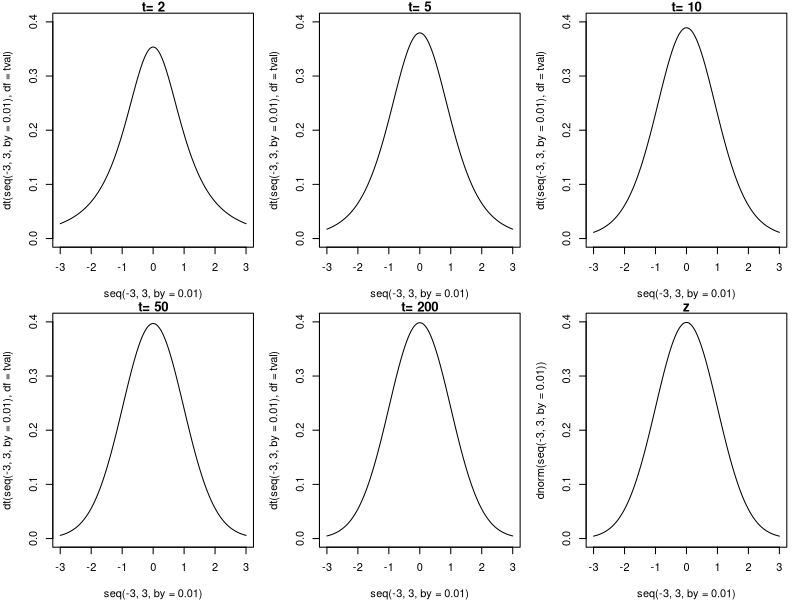
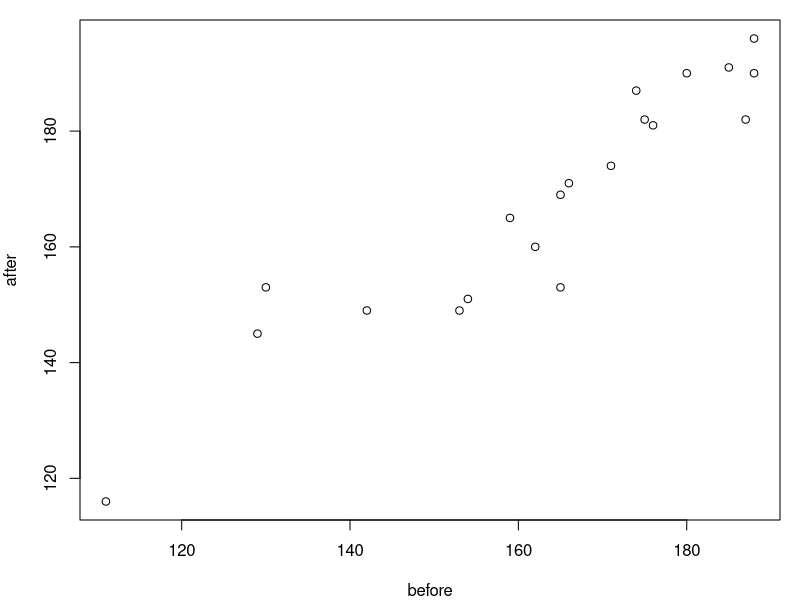

Write R code to recreate these figures, in order.
## ---- chunk 1
set.seed(12733) # Optional...include only if you want to get the same result each time you run this
par(mar = c(4,4,1,1)) # To make sure you can see the graphs when I run this...
## ---- chunk 2
pop.sample = rnorm(40,mean = 1, sd = 3)
mean(pop.sample)
## ---- chunk 3
se.mean = sd(pop.sample)/sqrt(40)
se.mean
## ---- chunk 4
par(mfrow = c(2,3))
for(tval in c(2,5,10,50,200)) {
  title = paste('t=',tval)
  plot(seq(-3,3,by=.01),dt(seq(-3,3,by=.01),df = tval),main = title,type='l',ylim=c(0,.4))  
}
plot(seq(-3,3,by=.01),dnorm(seq(-3,3,by=.01)),main = 'z',type='l',ylim=c(0,.4))
par(mfrow = c(1,1))
## ---- chunk 5
t.crit = qt(1-(0.05/2),df = 39)
t.crit #this is doing the same thing as if we looked up the value in a t table
## ---- chunk 6
top.range = mean(pop.sample) + t.crit * se.mean
bottom.range = mean(pop.sample) - t.crit * se.mean
## ---- chunk 7
top.range
bottom.range
## ---- chunk 8
t.test(pop.sample)
## ---- chunk 9
t.test(pop.sample, conf.level = 0.99)
## ---- chunk 10
t.test(pop.sample, mu = 1)
## ---- chunk 11
heights = c(68,72,69,68,69,70,70,77,71,72,75,71,71,68,67,70,73,70,76,68)
## ---- chunk 12
mean(heights)
## ---- chunk 13
t.test(heights, mu = 69)
## ---- chunk 14
cont.sc = c(23,27,16,22,18,22,21,24,18,17,18,22,15,17,23,21,20,18,20,25)
exp.sc = c(19,24,18,21,24,23,22,27,20,21,26,20,26,25,32,25,24,21,20,20)
## ---- chunk 15
mean(cont.sc)
mean(exp.sc)
## ---- chunk 16
mean.diff = mean(exp.sc) - mean(cont.sc)
mean.diff
## ---- chunk 17
exp.n = length(exp.sc)
cont.n = length(cont.sc)
s.pooled = sqrt(((exp.n-1)*sd(exp.sc)^2 + (cont.n-1)*sd(cont.sc)^2)/(exp.n + cont.n - 2))
s.pooled
## ---- chunk 18
s.pooled = sqrt(0.5 * (sd(cont.sc)^2 + sd(exp.sc)^2))
s.pooled
## ---- chunk 19
se.pooled = s.pooled*sqrt(1/20+1/20)
se.pooled
## ---- chunk 20
t.two = mean.diff/se.pooled
t.two
## ---- chunk 21
df.t = 20 + 20 - 2
## ---- chunk 22
p = 2*(1-pt(t.two,df = df.t))
p
## ---- chunk 23
t.test(exp.sc,cont.sc)
## ---- chunk 24
t.test(exp.sc,cont.sc, var.equal = TRUE)
## ---- chunk 25
t.test(exp.sc,cont.sc,var.equal = TRUE, conf.level = .99)
## ---- chunk 26
before = c(188,171,188,165,174,175,130,159,153,111,180,166,165,154,185,129,187,142,176,162)
after = c(190,174,196,153,187,182,153,165,149,116,190,171,169,151,191,145,182,149,181,160)
## ---- chunk 27
t.test(after,before)
## ---- chunk 28
wgain = data.frame('Before' = before, 'After' = after)
wgain
## ---- chunk 29
plot(before,after)
## ---- chunk 30
wgain$Diff = after - before
wgain
## ---- chunk 31
t.test(wgain$Diff)
